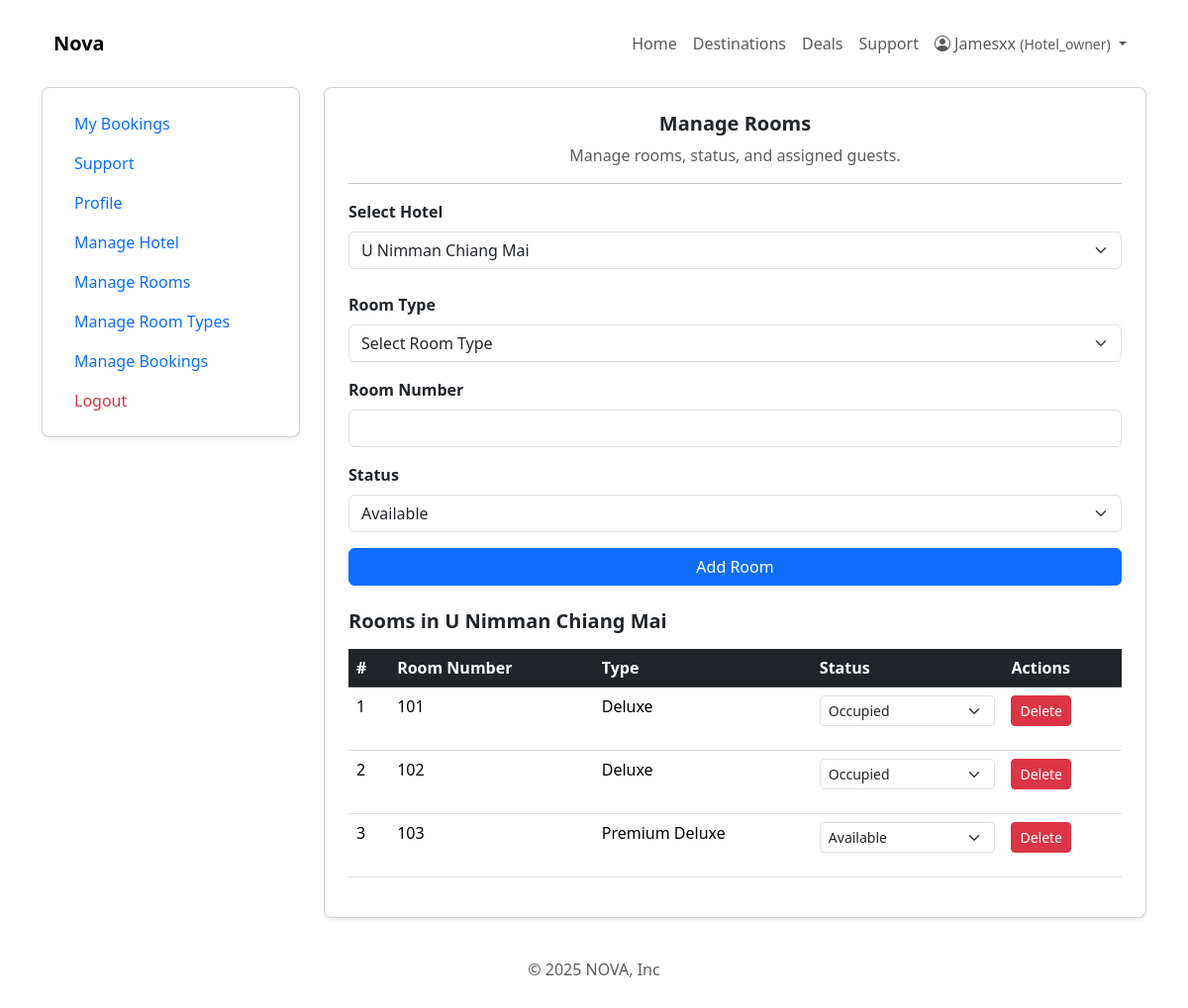
The page /hotel/manage-rooms.php (signed in) on the database its author committed.
### tables this page shows
CREATE TABLE `hotels` (
  `id` int(11) NOT NULL,
  `owner_id` int(11) NOT NULL,
  `name` varchar(200) NOT NULL,
  `description` text DEFAULT NULL,
  `address` varchar(255) DEFAULT NULL,
  `city` varchar(100) DEFAULT NULL,
  `state` varchar(100) DEFAULT NULL,
  `country` varchar(100) NOT NULL,
  `zip_code` varchar(20) DEFAULT NULL,
  `map_url` varchar(255) DEFAULT NULL,
  `phone` varchar(20) DEFAULT NULL,
  `email` varchar(150) DEFAULT NULL,
  `website` varchar(150) DEFAULT NULL,
  `created_at` timestamp NOT NULL DEFAULT current_timestamp(),
  `status` enum('active','inactive') NOT NULL DEFAULT 'inactive'
);

CREATE TABLE `rooms` (
  `id` int(11) NOT NULL,
  `hotel_id` int(11) NOT NULL,
  `room_type_id` int(11) NOT NULL,
  `room_number` varchar(50) DEFAULT NULL,
  `status` enum('available','maintenance','occupied') DEFAULT 'available',
  `created_at` timestamp NOT NULL DEFAULT current_timestamp()
);

CREATE TABLE `room_types` (
  `id` int(11) NOT NULL,
  `hotel_id` int(11) NOT NULL,
  `name` varchar(100) NOT NULL,
  `description` text DEFAULT NULL,
  `capacity` int(11) DEFAULT 2,
  `base_price` decimal(10,2) NOT NULL,
  `created_at` timestamp NOT NULL DEFAULT current_timestamp()
);

### hotel/manage-rooms.php (the view, shortened to what this page needs)
<?php
require_once("../partials/header.php");
require_once("../partials/nav.php");
$stmt = $pdo->prepare("SELECT * FROM hotels WHERE owner_id = ?");
$stmt->execute([$_SESSION['user_id']]);
$hotels = $stmt->fetchAll(PDO::FETCH_ASSOC);
$hotel_id = isset($_GET['hotel_id']) ? intval($_GET['hotel_id']) : ($hotels[0]['id'] ?? 0);
$stmt = $pdo->prepare("SELECT * FROM hotels WHERE id = ? AND owner_id = ?");
$stmt->execute([$hotel_id, $_SESSION['user_id']]);
$hotel = $stmt->fetch(PDO::FETCH_ASSOC);
$roomStmt = $pdo->prepare("SELECT r.*, rt.name AS room_type_name
    FROM rooms r
    LEFT JOIN room_types rt ON r.room_type_id = rt.id
    WHERE r.hotel_id = ?");
$roomStmt->execute([$hotel_id]);
$rooms = $roomStmt->fetchAll(PDO::FETCH_ASSOC);
?>
<main>
    <div class="row">
        <?php require_once("../partials/sidebar.php"); ?>
        <div class="col-md-8 col-lg-9">
            <div class="card shadow-sm rounded-3">
                <div class="card-body p-4">
                    <h5 class="fw-bold text-center">Manage Rooms</h5>
                    <p class="text-muted text-center">Manage rooms, status, and assigned guests.</p>
                    <hr class="my-3">
                    <form method="GET" class="mb-4">
                        <label class="form-label fw-bold">Select Hotel</label>
                        <select name="hotel_id" class="form-select" onchange="this.form.submit()">
                            <?php foreach ($hotels as $h) : ?>
                                <option value="<?= $h['id']; ?>" <?= ($hotel_id == $h['id']) ? 'selected' : ''; ?>>
                                    <?= htmlspecialchars($h['name']); ?>
                                </option>
                            <?php endforeach; ?>
                        </select>
                    </form>
                    <form method="POST">
                        <div class="mb-3">
                            <label class="form-label fw-bold">Room Type</label>
                            <select name="room_type_id" class="form-select" required>
                                <option value="" disabled selected>Select Room Type</option>
                            </select>
                        </div>
                        <div class="mb-3">
                            <label class="form-label fw-bold">Room Number</label>
                            <input type="text" name="room_number" class="form-control" required>
                        </div>
                        <div class="mb-3">
                            <label class="form-label fw-bold">Status</label>
                            <select name="status" class="form-select">
                                <option value="available" <?= isset($room['status']) && $room['status'] === 'available' ? 'selected' : ''; ?>>Available</option>
                            </select>
                        </div>
                        <button type="submit" class="btn btn-primary w-100">Add Room</button>
                    </form>
                    <h5 class="fw-bold mt-4">Rooms in <?= htmlspecialchars($hotel['name']); ?></h5>
                    <table class="table table-hover mt-3">
                        <thead class="table-dark">
                            <tr>
                                <th>#</th>
                                <th>Room Number</th>
                                <th>Type</th>
                                <th>Status</th>
                                <th>Actions</th>
                            </tr>
                        </thead>
                        <tbody>
                        <?php foreach ($rooms as $index => $room) : ?>
                            <tr>
                                <td><?= $index + 1; ?></td>
                                <td><?= htmlspecialchars($room['room_number']); ?></td>
                                <td><?= htmlspecialchars($room['room_type_name']); ?></td>
                                <td>
                                    <form method="POST" action="manage-rooms.php" class="d-inline">
                                        <select name="new_status" class="form-select form-select-sm" onchange="this.form.submit()">
                                            <option value="available" <?= ($room['status'] == 'available') ? 'selected' : ''; ?>>Available</option>
                                            <option value="occupied" <?= ($room['status'] == 'occupied') ? 'selected' : ''; ?>>Occupied</option>
                                        </select>
                                    </form>
                                </td>
                                <td>
                                    <form action="delete-room.php" method="POST" onsubmit="return confirm('Are you sure you want to delete this room?');">
                                        <button type="submit" class="btn btn-sm btn-danger">Delete</button>
                                    </form>
                                </td>
                            </tr>
                        <?php endforeach; ?>
                        </tbody>
                    </table>
                </div>
            </div>
        </div>
    </div>
</main>
<?php require_once("../partials/footer.php"); ?>

### rows shown on the page
hotels: name "U Nimman Chiang Mai"
rooms: room_number "101", room_type.name "Deluxe", new_status "Occupied"
rooms: room_number "102", room_type.name "Deluxe", new_status "Occupied"
rooms: room_number "103", room_type.name "Premium Deluxe", new_status "Available"

### other values the page prints
$_SESSION['user_name'] "Jamesxx"
$_SESSION['user_role'] "Hotel_owner"
form field hotel_id "U Nimman Chiang Mai"
